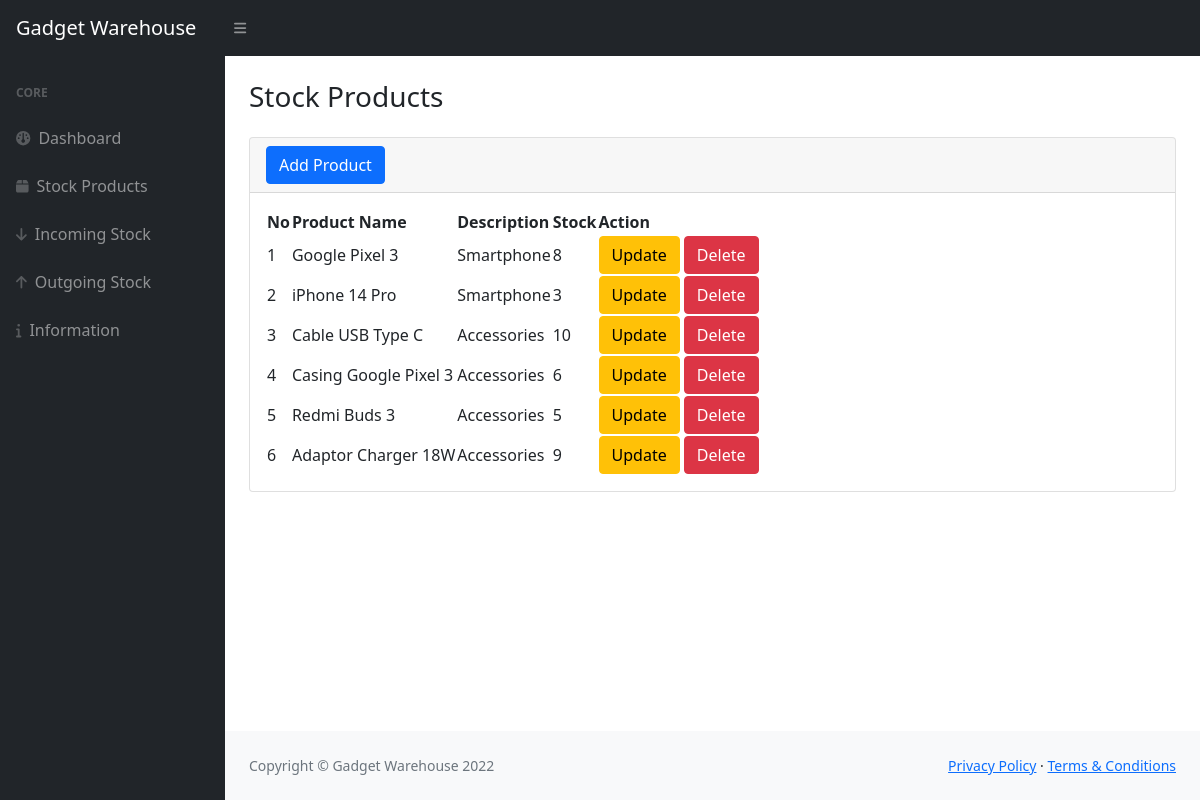
The page /stock.php on the database its author committed.
### tables this page shows
CREATE TABLE `stock` (
  `idbarang` int(11) NOT NULL,
  `namabarang` varchar(25) NOT NULL,
  `deskripsi` varchar(25) NOT NULL,
  `stock` int(11) NOT NULL
);

### stock.php (the view, shortened to what this page needs)
<?php
    require "function.php";
?>
<!DOCTYPE html>
<html lang="en">
<head>
    <link href="https://cdn.jsdelivr.net/npm/simple-datatables@latest/dist/style.css" rel="stylesheet" />
    <link href="css/styles.css" rel="stylesheet" />
</head>
<body class="sb-nav-fixed">
    <nav class="sb-topnav navbar navbar-expand navbar-dark bg-dark">
        <a class="navbar-brand ps-3" href="index.php">Gadget Warehouse</a>
        <button class="btn btn-link btn-sm order-1 order-lg-0 me-4 me-lg-0" id="sidebarToggle" href="#!">
            <i class="fas fa-bars"></i>
        </button>
    </nav>
    <div id="layoutSidenav">
        <div id="layoutSidenav_nav">
            <nav class="sb-sidenav accordion sb-sidenav-dark" id="sidenavAccordion">
                <div class="sb-sidenav-menu">
                    <div class="nav">
                        <div class="sb-sidenav-menu-heading">Core</div>
                        <a class="nav-link" href="index.php">
                            <div class="sb-nav-link-icon"><i class="fas fa-dashboard"></i></div>
                            Dashboard
                        </a>
                        <a class="nav-link" href="stock.php">
                            <div class="sb-nav-link-icon"><i class="fas fa-box"></i></div>
                            Stock Products
                        </a>
                        <a class="nav-link" href="in.php">
                            <div class="sb-nav-link-icon"><i class="fas fa-arrow-down"></i></div>
                            Incoming Stock
                        </a>
                        <a class="nav-link" href="out.php">
                            <div class="sb-nav-link-icon"><i class="fas fa-arrow-up"></i></div>
                            Outgoing Stock
                        </a>
                        <a class="nav-link" href="info.php">
                            <div class="sb-nav-link-icon"><i class="fas fa-info"></i></div>
                            Information
                        </a>
                    </div>
                </div>
            </nav>
        </div>
        <div id="layoutSidenav_content">
            <main>
                <div class="container-fluid px-4">
                    <h2 class="mt-4 fs-3" style="padding-bottom: 15px;">Stock Products</h2>
                    <div class="card mb-4">
                        <div class="card-header">
                            <button type="button" class="btn btn-primary" data-bs-toggle="modal" data-bs-target="#exampleModal">
                                Add Product
                            </button>
                        </div>
                        <div class="card-body">
                            <table id="datatablesSimple">
                                <thead>
                                    <tr>
                                        <th>No</th>
                                        <th>Product Name</th>
                                        <th>Description</th>
                                        <th>Stock</th>
                                        <th>Action</th>
                                    </tr>
                                </thead>
                                <tbody>
                                    <?php
                                    $ambilsemuadatastock = mysqli_query($conn, "select * from stock");
                                    $i = 1;
                                    while($data=mysqli_fetch_array($ambilsemuadatastock)){
                                        $namabarang = $data['namabarang'];
                                        $deskripsi = $data['deskripsi'];
                                        $stock = $data['stock'];
                                        $idb = $data['idbarang'];
                                    ?>
                                    <tr>
                                        <td><?=$i++;?></td>
                                        <td><?=$namabarang;?></td>
                                        <td><?=$deskripsi;?></td>
                                        <td><?=$stock;?></td>
                                        <td>
                                            <button type="button" class="btn btn-warning" data-bs-toggle="modal" data-bs-target="#edit<?=$idb;?>">
                                                Update
                                            </button>
                                            <button type="button" class="btn btn-danger" data-bs-toggle="modal" data-bs-target="#delete<?=$idb;?>">
                                                Delete
                                            </button>
                                        </td>
                                    </tr>
                                    <?php
                                    };
                                    ?>
                                </tbody>
                            </table>
                        </div>
                    </div>
                </div>
            </main>
            <footer class="py-4 bg-light mt-auto">
                <div class="container-fluid px-4">
                    <div class="d-flex align-items-center justify-content-between small">
                        <div class="text-muted">Copyright &copy; Gadget Warehouse 2022</div>
                        <div>
                            <a href="#">Privacy Policy</a>
                            &middot;
                            <a href="#">Terms &amp; Conditions</a>
                        </div>
                    </div>
                </div>
            </footer>
        </div>
    </div>
</body>
</html>

### rows shown on the page
stock: namabarang "Google Pixel 3", deskripsi "Smartphone", stock "8"
stock: namabarang "iPhone 14 Pro", deskripsi "Smartphone", stock "3"
stock: namabarang "Cable USB Type C", deskripsi "Accessories", stock "10"
stock: namabarang "Casing Google Pixel 3", deskripsi "Accessories", stock "6"
stock: namabarang "Redmi Buds 3", deskripsi "Accessories", stock "5"
stock: namabarang "Adaptor Charger 18W", deskripsi "Accessories", stock "9"
